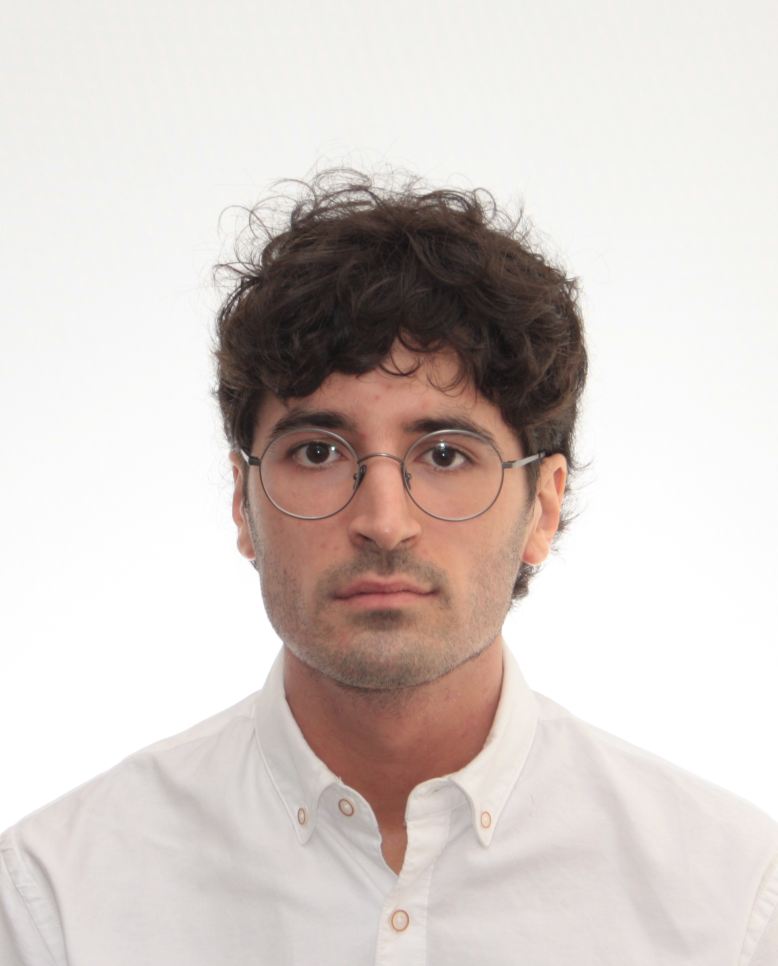
#> input picture capítulo2/Foto_CV.JPG, 1556 x 1932 px (shown at 1/2 size)
$ python ImageVSRawBytes.py
#> lines starting #> are read from the running program, lines starting #| are printed output that depends on the picture
import cv2
import numpy as np
import os
#podemos castear un a imágen de 8 bits por canal a un bytearray y viceversa

image = cv2.imread("Foto_CV.JPG")
#> image is the input picture: shape (1932, 1556, 3); mean B, G, R 200.8, 204.7, 213.7
byteArray = bytearray(image)

# Ahora crearemos usando os.urandom

randomByteArray = bytearray(os.urandom(120000))
npByteArray = np.array(randomByteArray)

#Casteamos el array a una imágen cambiando sus dimensiones

grayImage = npByteArray.reshape(300, 400)
cv2.imwrite("GrayNoise.jpg", grayImage)
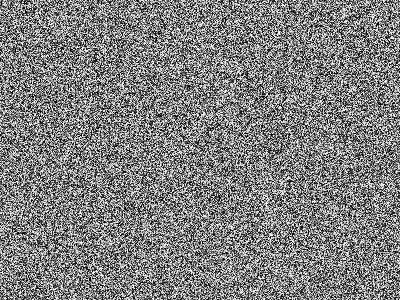
#> saved as GrayNoise.jpg: shape (300, 400); min 0, max 255, mean 127.5

colorImage = npByteArray.reshape(100, 400, 3)
cv2.imwrite("ColorNoise.jpg", colorImage)
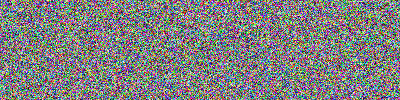
#> saved as ColorNoise.jpg: shape (100, 400, 3); mean B, G, R 127.7, 127.5, 127.3
